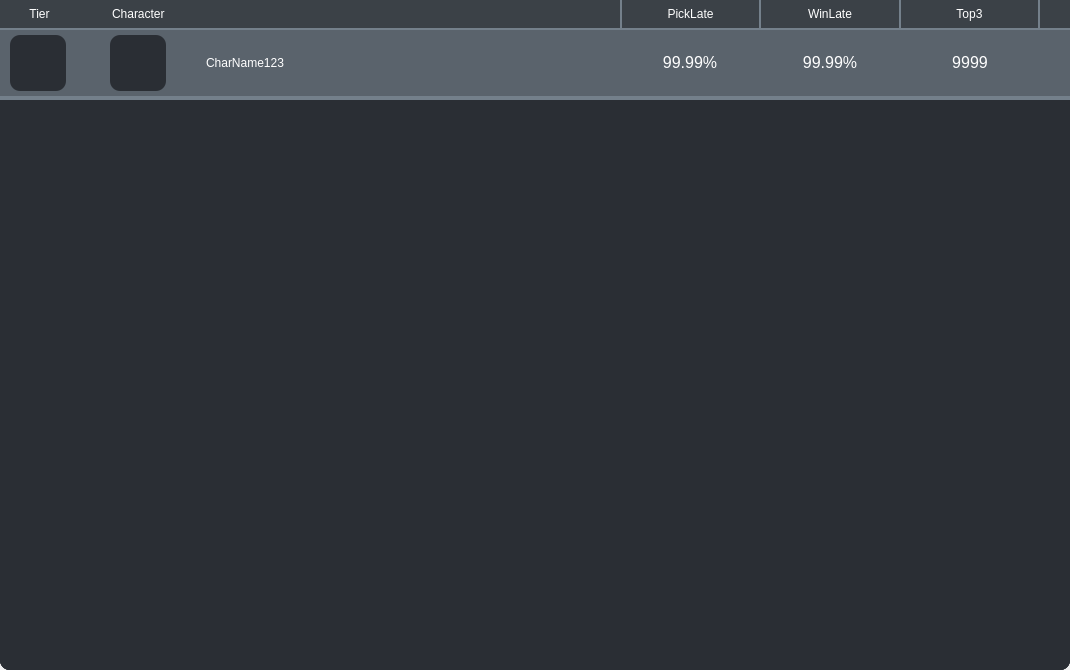
<?xml version="1.0" encoding="UTF-8"?>
<ui version="4.0">
 <class>Frame</class>
 <widget class="QFrame" name="Frame">
  <property name="geometry">
   <rect>
    <x>0</x>
    <y>0</y>
    <width>1070</width>
    <height>670</height>
   </rect>
  </property>
  <property name="windowTitle">
   <string>Frame</string>
  </property>
  <widget class="QFrame" name="TierListFrame">
   <property name="geometry">
    <rect>
     <x>0</x>
     <y>0</y>
     <width>1070</width>
     <height>670</height>
    </rect>
   </property>
   <property name="styleSheet">
    <string notr="true">#TierListFrame{
background-color: rgb(42, 46, 52);
border: 2px solidrgb(42, 46, 52);
border-radius: 10px;
}
</string>
   </property>
   <property name="frameShape">
    <enum>QFrame::StyledPanel</enum>
   </property>
   <property name="frameShadow">
    <enum>QFrame::Raised</enum>
   </property>
   <widget class="QFrame" name="TierFrame">
    <property name="geometry">
     <rect>
      <x>0</x>
      <y>30</y>
      <width>1070</width>
      <height>640</height>
     </rect>
    </property>
    <property name="styleSheet">
     <string notr="true">background-color: rgb(42, 46, 52);
	border: 2px solidrgb(42, 46, 52);
	border-radius: 10px;</string>
    </property>
    <widget class="QScrollArea" name="scrollArea">
     <property name="geometry">
      <rect>
       <x>0</x>
       <y>0</y>
       <width>1070</width>
       <height>640</height>
      </rect>
     </property>
     <property name="styleSheet">
      <string notr="true">#scrollArea{
background-color: rgb(42, 46, 52);
}</string>
     </property>
     <property name="verticalScrollBarPolicy">
      <enum>Qt::ScrollBarAlwaysOff</enum>
     </property>
     <property name="horizontalScrollBarPolicy">
      <enum>Qt::ScrollBarAlwaysOff</enum>
     </property>
     <property name="widgetResizable">
      <bool>true</bool>
     </property>
     <property name="alignment">
      <set>Qt::AlignLeading|Qt::AlignLeft|Qt::AlignTop</set>
     </property>
     <widget class="QWidget" name="scrollAreaWidgetContents_2">
      <property name="geometry">
       <rect>
        <x>0</x>
        <y>0</y>
        <width>1070</width>
        <height>640</height>
       </rect>
      </property>
      <widget class="QWidget" name="MatchFrame" native="true">
       <property name="geometry">
        <rect>
         <x>0</x>
         <y>0</y>
         <width>1070</width>
         <height>70</height>
        </rect>
       </property>
       <property name="sizePolicy">
        <sizepolicy hsizetype="Fixed" vsizetype="Fixed">
         <horstretch>0</horstretch>
         <verstretch>0</verstretch>
        </sizepolicy>
       </property>
       <property name="minimumSize">
        <size>
         <width>1070</width>
         <height>70</height>
        </size>
       </property>
       <property name="maximumSize">
        <size>
         <width>1070</width>
         <height>70</height>
        </size>
       </property>
       <property name="styleSheet">
        <string notr="true">#MatchFrame{
border-bottom: 4px solid rgb(116, 128, 139);
border-radius: 0px;
background-color: rgb(90, 99, 108);
}

</string>
       </property>
       <widget class="QLabel" name="CharIMG">
        <property name="geometry">
         <rect>
          <x>110</x>
          <y>5</y>
          <width>56</width>
          <height>56</height>
         </rect>
        </property>
        <property name="sizePolicy">
         <sizepolicy hsizetype="Ignored" vsizetype="Ignored">
          <horstretch>0</horstretch>
          <verstretch>0</verstretch>
         </sizepolicy>
        </property>
        <property name="text">
         <string>&lt;html&gt;&lt;head/&gt;&lt;body&gt;&lt;p&gt;&lt;img src=&quot;:/Champ/Yuumi.webp&quot;/&gt;&lt;/p&gt;&lt;/body&gt;&lt;/html&gt;</string>
        </property>
        <property name="scaledContents">
         <bool>true</bool>
        </property>
       </widget>
       <widget class="QLabel" name="CharName">
        <property name="geometry">
         <rect>
          <x>180</x>
          <y>0</y>
          <width>130</width>
          <height>66</height>
         </rect>
        </property>
        <property name="styleSheet">
         <string notr="true">font: 14pt &quot;KoPub돋움체 Bold&quot;;
color: rgb(255, 255, 255);
background-color: rgb(90, 99, 108);</string>
        </property>
        <property name="text">
         <string>&lt;html&gt;&lt;head/&gt;&lt;body&gt;&lt;p align=&quot;center&quot;&gt;CharName123&lt;/p&gt;&lt;/body&gt;&lt;/html&gt;</string>
        </property>
       </widget>
       <widget class="QLabel" name="Attribute01">
        <property name="geometry">
         <rect>
          <x>900</x>
          <y>0</y>
          <width>140</width>
          <height>66</height>
         </rect>
        </property>
        <property name="styleSheet">
         <string notr="true">font: 9pt &quot;KoPub돋움체 Bold&quot;;
color: rgb(255, 255, 255);
background-color: rgb(90, 99, 108);</string>
        </property>
        <property name="text">
         <string>&lt;html&gt;&lt;head/&gt;&lt;body&gt;&lt;p align=&quot;center&quot;&gt;&lt;span style=&quot; font-size:12pt;&quot;&gt;9999&lt;/span&gt;&lt;/p&gt;&lt;/body&gt;&lt;/html&gt;</string>
        </property>
       </widget>
       <widget class="QLabel" name="TierIMG">
        <property name="geometry">
         <rect>
          <x>10</x>
          <y>5</y>
          <width>56</width>
          <height>56</height>
         </rect>
        </property>
        <property name="sizePolicy">
         <sizepolicy hsizetype="Ignored" vsizetype="Ignored">
          <horstretch>0</horstretch>
          <verstretch>0</verstretch>
         </sizepolicy>
        </property>
        <property name="text">
         <string>&lt;html&gt;&lt;head/&gt;&lt;body&gt;&lt;p&gt;&lt;img src=&quot;:/Champ/Yuumi.webp&quot;/&gt;&lt;/p&gt;&lt;/body&gt;&lt;/html&gt;</string>
        </property>
        <property name="scaledContents">
         <bool>true</bool>
        </property>
       </widget>
       <widget class="QLabel" name="Attribute02">
        <property name="geometry">
         <rect>
          <x>760</x>
          <y>0</y>
          <width>140</width>
          <height>66</height>
         </rect>
        </property>
        <property name="styleSheet">
         <string notr="true">font: 9pt &quot;KoPub돋움체 Bold&quot;;
color: rgb(255, 255, 255);
background-color: rgb(90, 99, 108);</string>
        </property>
        <property name="text">
         <string>&lt;html&gt;&lt;head/&gt;&lt;body&gt;&lt;p align=&quot;center&quot;&gt;&lt;span style=&quot; font-size:12pt;&quot;&gt;99.99%&lt;/span&gt;&lt;/p&gt;&lt;/body&gt;&lt;/html&gt;</string>
        </property>
       </widget>
       <widget class="QLabel" name="Attribute03">
        <property name="geometry">
         <rect>
          <x>620</x>
          <y>0</y>
          <width>140</width>
          <height>66</height>
         </rect>
        </property>
        <property name="styleSheet">
         <string notr="true">font: 9pt &quot;KoPub돋움체 Bold&quot;;
color: rgb(255, 255, 255);
background-color: rgb(90, 99, 108);</string>
        </property>
        <property name="text">
         <string>&lt;html&gt;&lt;head/&gt;&lt;body&gt;&lt;p align=&quot;center&quot;&gt;&lt;span style=&quot; font-size:12pt;&quot;&gt;99.99%&lt;/span&gt;&lt;/p&gt;&lt;/body&gt;&lt;/html&gt;</string>
        </property>
       </widget>
      </widget>
     </widget>
    </widget>
   </widget>
   <widget class="QFrame" name="TopBar">
    <property name="geometry">
     <rect>
      <x>0</x>
      <y>0</y>
      <width>1070</width>
      <height>30</height>
     </rect>
    </property>
    <property name="styleSheet">
     <string notr="true">background-color:  rgb(59, 65, 71);
border: 0px;
border-bottom: 2px solid rgb(116, 128, 139);</string>
    </property>
    <property name="frameShape">
     <enum>QFrame::StyledPanel</enum>
    </property>
    <property name="frameShadow">
     <enum>QFrame::Raised</enum>
    </property>
    <widget class="QLabel" name="Tier">
     <property name="geometry">
      <rect>
       <x>10</x>
       <y>0</y>
       <width>56</width>
       <height>30</height>
      </rect>
     </property>
     <property name="styleSheet">
      <string notr="true">font: 12pt &quot;KoPub돋움체 Bold&quot;;
color: rgb(255, 255, 255);
border-radius: 0;</string>
     </property>
     <property name="text">
      <string>&lt;html&gt;&lt;head/&gt;&lt;body&gt;&lt;p align=&quot;center&quot;&gt;Tier&lt;/p&gt;&lt;/body&gt;&lt;/html&gt;</string>
     </property>
    </widget>
    <widget class="QLabel" name="Character">
     <property name="geometry">
      <rect>
       <x>109</x>
       <y>0</y>
       <width>511</width>
       <height>30</height>
      </rect>
     </property>
     <property name="styleSheet">
      <string notr="true">font: 12pt &quot;KoPub돋움체 Bold&quot;;
color: rgb(255, 255, 255);
border-radius: 0;</string>
     </property>
     <property name="text">
      <string>&lt;html&gt;&lt;head/&gt;&lt;body&gt;&lt;p&gt;Character&lt;/p&gt;&lt;/body&gt;&lt;/html&gt;</string>
     </property>
    </widget>
    <widget class="QPushButton" name="PickLateBtn">
     <property name="geometry">
      <rect>
       <x>620</x>
       <y>0</y>
       <width>140</width>
       <height>30</height>
      </rect>
     </property>
     <property name="styleSheet">
      <string notr="true">font: 12pt &quot;KoPub돋움체 Bold&quot;;
color: rgb(255, 255, 255);
border-left: 2px solid  rgb(116, 128, 139);
border-right:1px solid  rgb(116, 128, 139);
border-radius: 0;</string>
     </property>
     <property name="text">
      <string>PickLate</string>
     </property>
    </widget>
    <widget class="QPushButton" name="WinLateBtn">
     <property name="geometry">
      <rect>
       <x>760</x>
       <y>0</y>
       <width>140</width>
       <height>30</height>
      </rect>
     </property>
     <property name="styleSheet">
      <string notr="true">font: 12pt &quot;KoPub돋움체 Bold&quot;;
color: rgb(255, 255, 255);
border-right:1px solid  rgb(116, 128, 139);
border-left:1px solid  rgb(116, 128, 139);
border-radius: 0;</string>
     </property>
     <property name="text">
      <string>WinLate</string>
     </property>
    </widget>
    <widget class="QPushButton" name="Top3Btn">
     <property name="geometry">
      <rect>
       <x>900</x>
       <y>0</y>
       <width>140</width>
       <height>30</height>
      </rect>
     </property>
     <property name="styleSheet">
      <string notr="true">font: 12pt &quot;KoPub돋움체 Bold&quot;;
color: rgb(255, 255, 255);
border-left:1px solid  rgb(116, 128, 139);
border-right: 2px solid  rgb(116, 128, 139);
border-radius: 0;</string>
     </property>
     <property name="text">
      <string>Top3</string>
     </property>
    </widget>
   </widget>
  </widget>
 </widget>
 <resources/>
 <connections/>
</ui>
